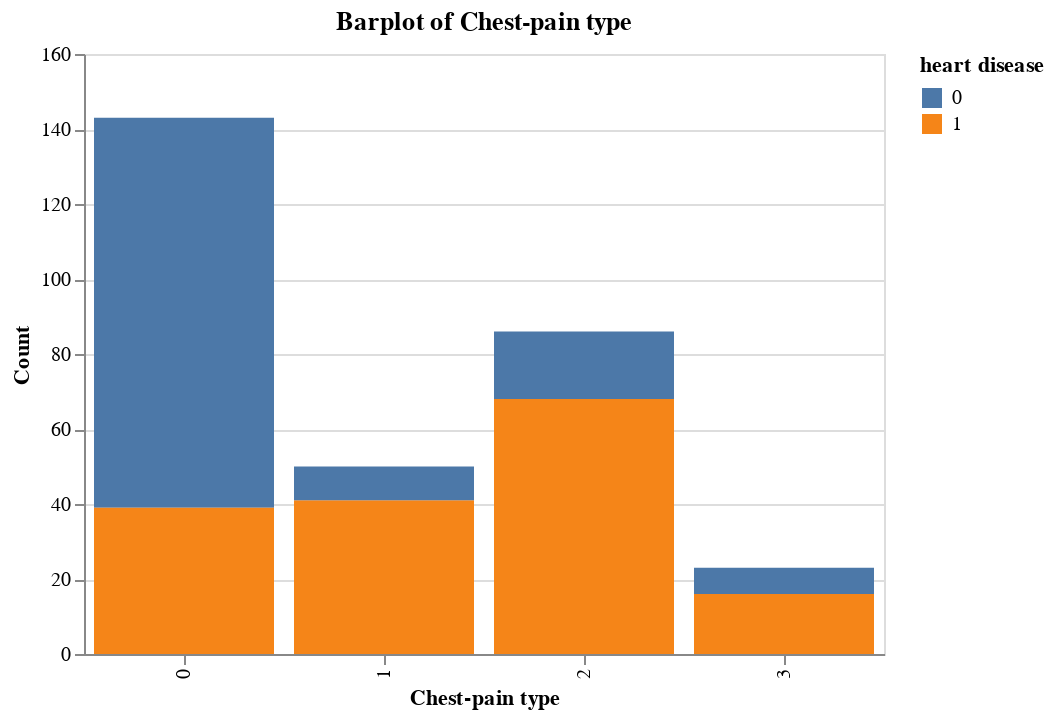

Notebook source saved alongside this figure:
### Markdown cell above
### **6.3 cp (Chest Pain Type)**

### Code cell
(alt.
    Chart(heart).
    mark_bar().
    encode(
        x=alt.X('cp:N', title='Chest-pain type'),
        y=alt.Y('count(cp):Q', title ='Count'),
        color=alt.Color('target:N', title='heart disease'),
        tooltip='count(cp):Q'
        ).
    properties(height=300, width=400, title = 'Barplot of Chest-pain type')
 )

### Figure 1 — Vega-Lite specification as saved in the notebook (floating-point values rounded to 4 significant figures; data arrays with more than 128 entries replaced by an {"elided": "..."} marker saying what was removed)
{"config": {"view": {"continuousWidth": 400, "continuousHeight": 300}}, "data": {"name": "data-96fbdc6fc0874bf76000df8fb6119028"}, "mark": "bar", "encoding": {"color": {"field": "target", "title": "heart disease", "type": "nominal"}, "tooltip": {"aggregate": "count", "field": "cp", "type": "quantitative"}, "x": {"field": "cp", "title": "Chest-pain type", "type": "nominal"}, "y": {"aggregate": "count", "field": "cp", "title": "Count", "type": "quantitative"}}, "height": 300, "title": "Barplot of Chest-pain type", "width": 400, "$schema": "https://vega.github.io/schema/vega-lite/v4.17.0.json", "datasets": {"data-96fbdc6fc0874bf76000df8fb6119028": {"elided": "302 records"}}}
